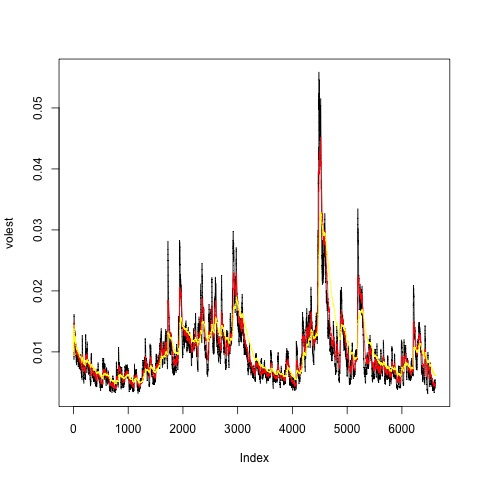

R code for this plot:
# Plot the results, overlaying the volatility curves on the data, just as was done in the S&P example.
plot(volest,type="l")

# TODO: Add connected line segments for volest2 with the parameters: type="l",col="red"
# hint: look at oilExerciseCode.R file at the live discussion
lines(volest2, type="l",col="red")

# TODO: Add connected line segments for volest3 with the parameters: type="l",col="blue"
lines(volest3, type="l",col="yellow")
